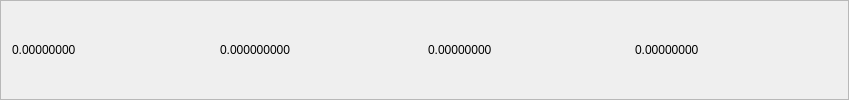
   <widget class="QFrame" name="tradingHeaderContainer">
     <property name="sizePolicy">
      <sizepolicy hsizetype="Preferred" vsizetype="Maximum">
       <horstretch>0</horstretch>
       <verstretch>0</verstretch>
      </sizepolicy>
     </property>
     <property name="minimumSize">
    <size>
     <width>849</width>
     <height>30</height>
    </size>
   </property>
     <property name="maximumSize">
      <size>
       <width>16777215</width>
       <height>220</height>
      </size>
     </property>
     <property name="frameShape">
      <enum>QFrame::StyledPanel</enum>
     </property>
     <property name="frameShadow">
      <enum>QFrame::Raised</enum>
     </property>
	 <layout class="QVBoxLayout" name="verticalLayout_trade">
	 <item>
       <layout class="QHBoxLayout" name="wallettradeHeader">
	<item>
  <widget class="QLabel" name="Bid">
   <property name="geometry">
    <rect>
     <x>11</x>
     <y>11</y>
     <width>151</width>
     <height>16</height>
    </rect>
   </property>
   <property name="minimumSize">
    <size>
     <width>151</width>
     <height>0</height>
    </size>
   </property>
   <property name="text">
    <string>0.00000000</string>
   </property>
  </widget>
  </item>
  <item>
  <widget class="QLabel" name="volumet">
   <property name="geometry">
    <rect>
     <x>532</x>
     <y>11</y>
     <width>201</width>
     <height>16</height>
    </rect>
   </property>
   <property name="minimumSize">
    <size>
     <width>201</width>
     <height>0</height>
    </size>
   </property>
   <property name="text">
    <string>0.000000000</string>
   </property>
  </widget>
  </item>
  <item>
  <widget class="QLabel" name="Ask">
   <property name="geometry">
    <rect>
     <x>168</x>
     <y>11</y>
     <width>181</width>
     <height>16</height>
    </rect>
   </property>
   <property name="minimumSize">
    <size>
     <width>181</width>
     <height>0</height>
    </size>
   </property>
   <property name="text">
    <string>0.00000000</string>
   </property>
  </widget>
  </item>
  <item>
  <widget class="QLabel" name="volumebtc">
   <property name="geometry">
    <rect>
     <x>355</x>
     <y>11</y>
     <width>171</width>
     <height>16</height>
    </rect>
   </property>
   <property name="minimumSize">
    <size>
     <width>171</width>
     <height>0</height>
    </size>
   </property>
   <property name="text">
    <string>0.00000000</string>
   </property>
  </widget>
	</item>
	</layout>
	</item>
	</layout>
  </widget>
